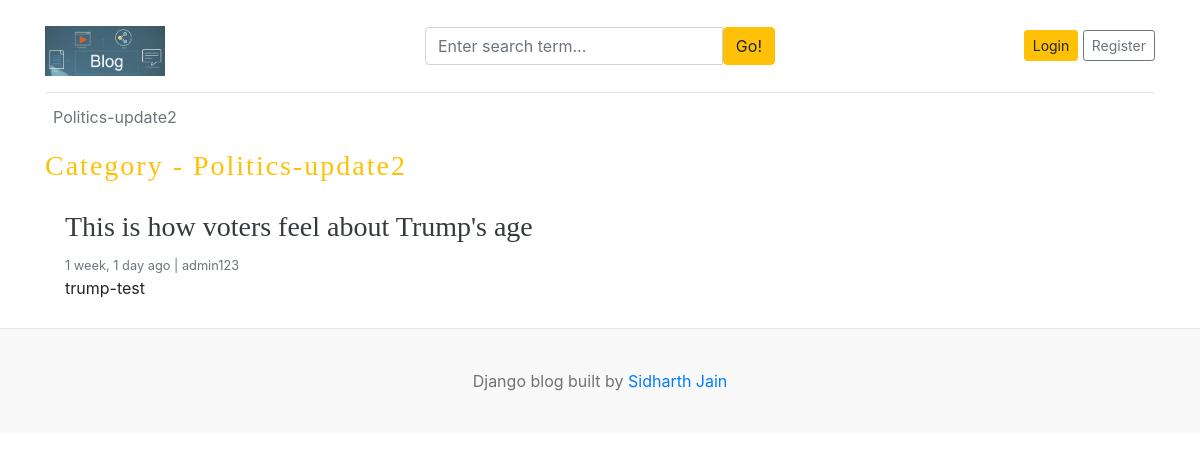
Page /category/15/ on the earlier database version.
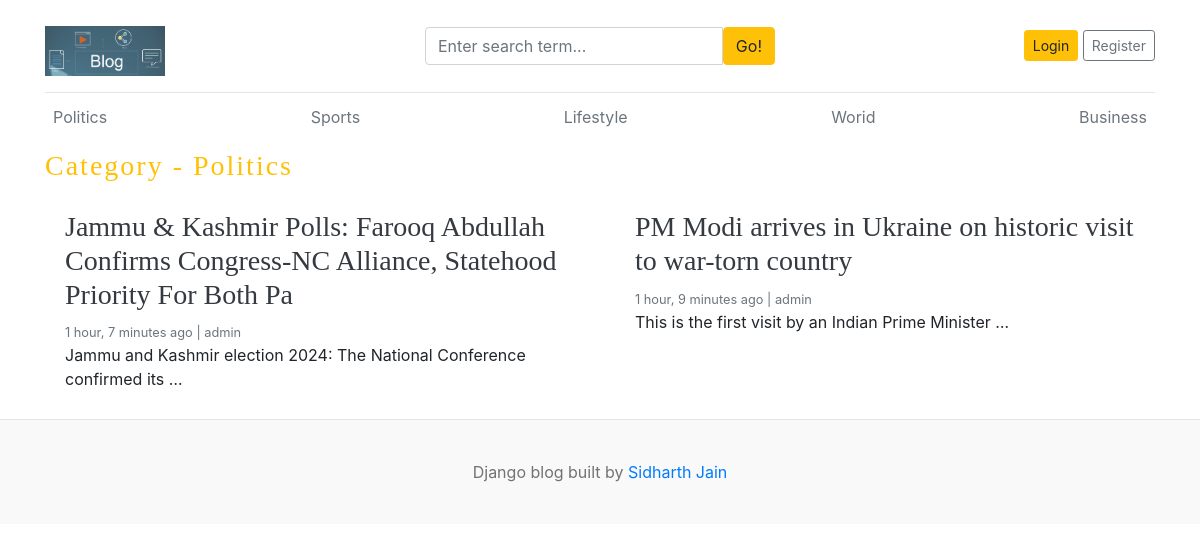
Same page on the later database version.
### blog_app/models.py (models this page shows, shortened)
class Category(models.Model):
    category_name = models.CharField(max_length=50,unique=True) # unique = True - one category by one name only
    created_at = models.DateTimeField(auto_now_add=True)
    updated_at = models.DateTimeField(auto_now=True)
    class Meta:
        verbose_name_plural = 'categories'
    def __str__(self):
        return self.category_name

class Blog(models.Model):
    title = models.CharField(max_length=100)
    slug = models.SlugField(max_length=150,unique=True,blank=True)
    category = models.ForeignKey(Category,on_delete=models.CASCADE)
    author = models.ForeignKey(User,on_delete=models.CASCADE)
    featured_image = models.ImageField(upload_to='uploads/%Y/%m/%d')
    short_description = models.TextField(max_length=500)
    blog_body = models.TextField(max_length=2000)
    status = models.CharField(max_length=20,choices=STATUS_CHOICES, default="Draft")
    is_featured = models.BooleanField(default=False)
    created_at = models.DateTimeField(auto_now_add=True)
    updated_at = models.DateTimeField(auto_now=True)

### blog_app/views.py (the view)
# urls.py: path('<int:pk>/',views.posts_by_category,name='posts_by_category'),
def posts_by_category(request,pk):
    posts = Blog.objects.filter(status='Published', category=pk).order_by('-updated_at')
    category = get_object_or_404(Category,pk=pk)
    context = {
        'posts':posts,
        'pk':pk,
        'category':category,
    }
    return render(request,'posts_by_category.html',context)

### blog_app/context_processors.py (called while the page is built)
def get_categories(request):
    categories = Category.objects.all()
    return dict(categories = categories)

def get_social_links(request):
    social_links = SocialLink.objects.all()
    return dict(social_links=social_links)

### templates/posts_by_category.html
{% extends 'base.html' %}
{% block content %}
<h3 class="test-uppercase text-warning" style="letter-spacing: 2px;">Category - {{category}}</h3>
<div class="row mb-2">
    {% if posts %}
    {% for post in posts %}
        <div class="col-md-6">
        <div class="card border-0" >
            <div class="card-body">
            <h3><a href="{% url 'blogs' post.slug %}" class="text-dark">{{post.title}}</a></h3>
            <small class="mb-1 text-muted">{{post.created_at | timesince}} ago | {{post.author}}</small>
            <p class="card-text">{{post.short_description | truncatewords:10 }}</p>
            </div>
        </div>
        </div>
    {% endfor %}
    {% else %}
    &emsp; <p>No posts found.</p>
    {% endif %}
</div>
</div>
{% endblock %}

### templates/base.html (shortened to what this page needs)
{% load static %}
<!DOCTYPE html>
<html lang="en">
<head>
    <link href="https://getbootstrap.com/docs/4.0/dist/css/bootstrap.min.css" rel="stylesheet">
    <link href="{% static 'css/blog.css'%}" rel="stylesheet">
    <link rel="stylesheet" href="https://cdnjs.cloudflare.com/ajax/libs/font-awesome/4.7.0/css/font-awesome.min.css">
</head>
<body>
    <div class="container">
        <header class="blog-header py-3">
            <div class="row flex-nowrap justify-content-between align-items-center">
            <div class="col-4 pt-1">
                <a class="blog-header-logo text-dark" href="/"><img src="{% static 'images/blog.jpg' %}" style="height:50px; width:120px;" alt="blog_logo_image" srcset=""></a>
            </div>
            <div class="col-4">
                <form action="{% url 'search' %}" method="GET">
                    <div class="input-group">
                        <input class="form-control" type="text" name="keyword" value="{{keyword}}" placeholder="Enter search term..." aria-label="Enter search term..." aria-describedby="button-search" />
                        <button class="btn btn-warning" id="button-search" type="submit">Go!</button>
                    </div>
                </form>
            </div>
            <div class="col-4 d-flex justify-content-end align-items-center">
                {% if not user.is_authenticated %}
                <a class="btn btn-sm btn-warning" href="{% url 'login' %}">Login</a> &nbsp;
                <a class="btn btn-sm btn-outline-secondary" href="{% url 'register' %}">Register</a>
                {% else %}
                <span><a href="{% url 'dashboard' %}">Dashboard</a></span>
                &emsp;
                <span><a href="{% url 'logout' %}">Logout</a></span>
                {% endif %}
            </div>
            </div>
        </header>
    <div class="nav-scroller py-1 mb-2">
        <nav class="nav d-flex justify-content-between">
        {% for cat in categories %}
            <a class="p-2 text-muted" href="{% url 'posts_by_category' cat.pk %}">{{cat.category_name}}</a>
        {% endfor %}
        </nav>
    </div>
{% block content %}
{% endblock %}
    <footer class="blog-footer">
        <p>Django blog built by <a href="#">Sidharth Jain</a></p>
    </footer>
    </body>
</html>

Differences in the rows shown:
removed Blog: title "This is how voters feel about Trump's age", created_at "1 week, 1 day", author "admin123", short_description "trump-test"
changed Category: category_name "Politics-update2" → "Politics"
added Category: category_name "Sports"
added Category: category_name "Lifestyle"
added Category: category_name "Worid"
added Category: category_name "Business"
added Blog: title "Jammu & Kashmir Polls: Farooq Abdullah Confirms Congress-NC Alliance, Statehood Priority For Both Pa", created_at "1 hour, 7 minutes", author "admin", short_description "Jammu and Kashmir election 2024: The National Conference confirmed its …"
added Blog: title "PM Modi arrives in Ukraine on historic visit to war-torn country", created_at "1 hour, 9 minutes", author "admin", short_description "This is the first visit by an Indian Prime Minister …"
